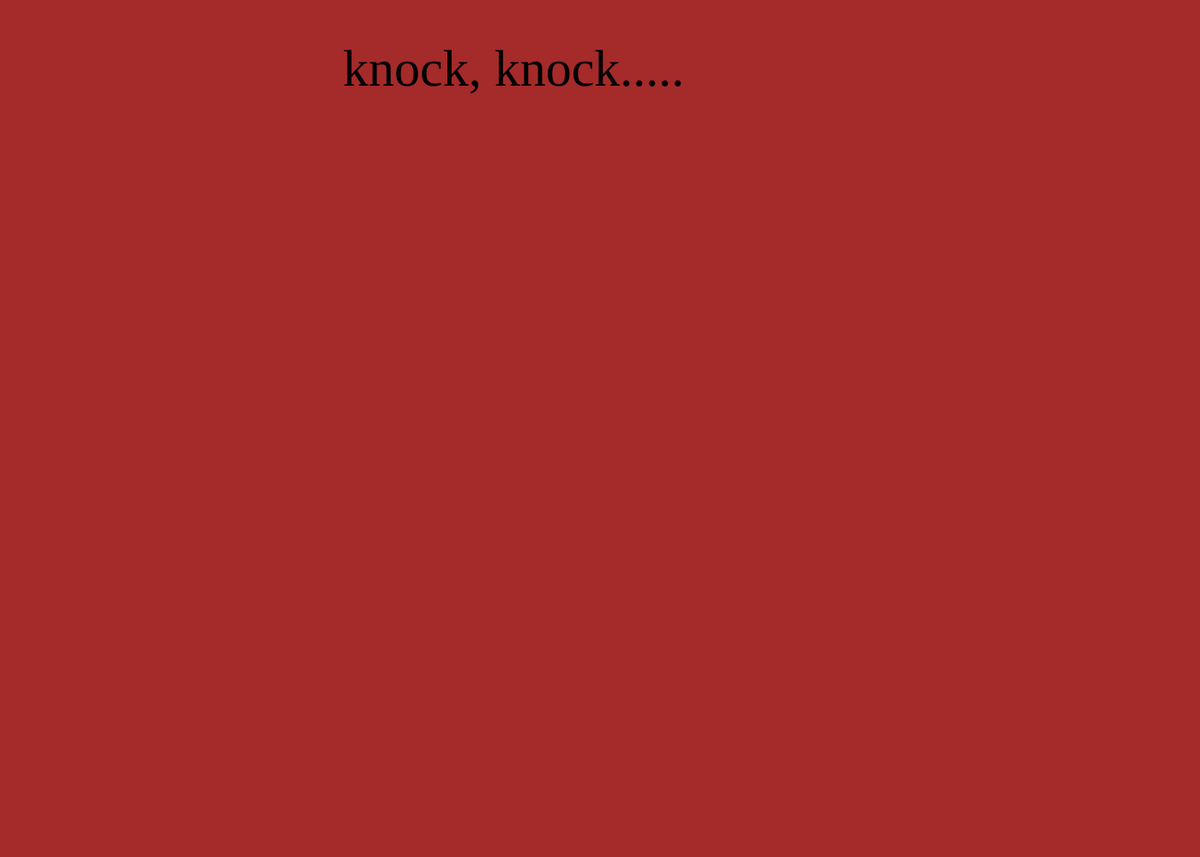
Frame 1 (no input)
Frame 60 (no input): identical to frame 1, image omitted
Frame 120 (the mouse pressed at the canvas centre since frame 60): identical to frame 1, image omitted

The p5.js sketch that drew this single still picture (run headless with seeded random() and noise() and a simulated clock; from frame 60 on, the mouse is pressed at the canvas centre):

// p5.js sketch
// ── sketch.js
var click = 0;
function setup() {
  createCanvas(1400, 1000);
  // put setup code here
}

function draw() {
  // put drawing code here
  background('brown');
  textFont("Amatic SC", 60);
  text("knock, knock.....", 400, 100);

  switch (click) {

    case 0:
      background('brown');
      text("knock, knock.....", 400, 100);
      click = 1;
      break;

    case 0:
      background('brown');
      text("who's there.....", 400, 100);
      click = 2;
      break;

    case 2:
      background('brown');
      text("banana....", 100, 100);
      click = 3;
      break;

    case 3:
      background('brown');
      text("banana who?", 100, 100);
      click = 4;
      break;

    case 4:
      background('brown');
      text("oops, I'd tell you but i gotta split", 100, 100);
      click = 0;
      break;


  }

  function mouseReleased() {

  }
}
